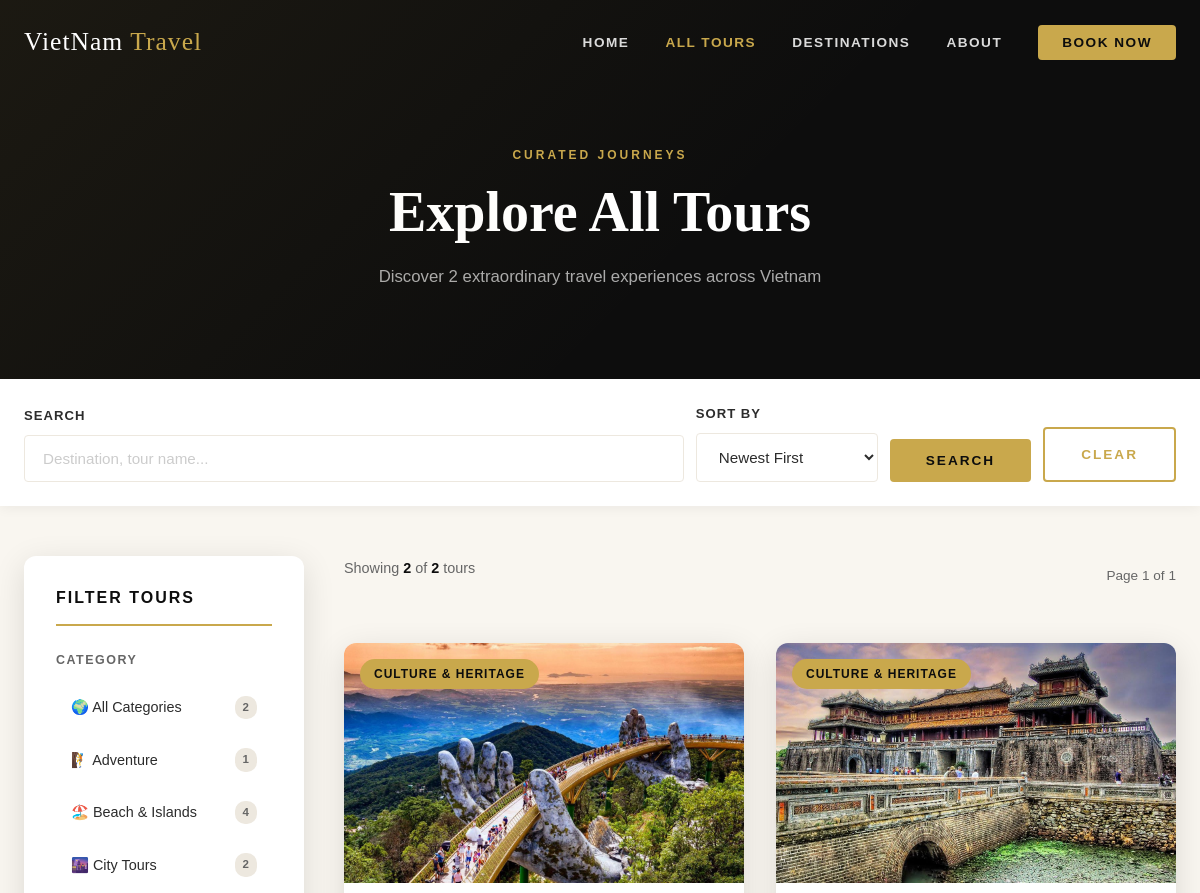
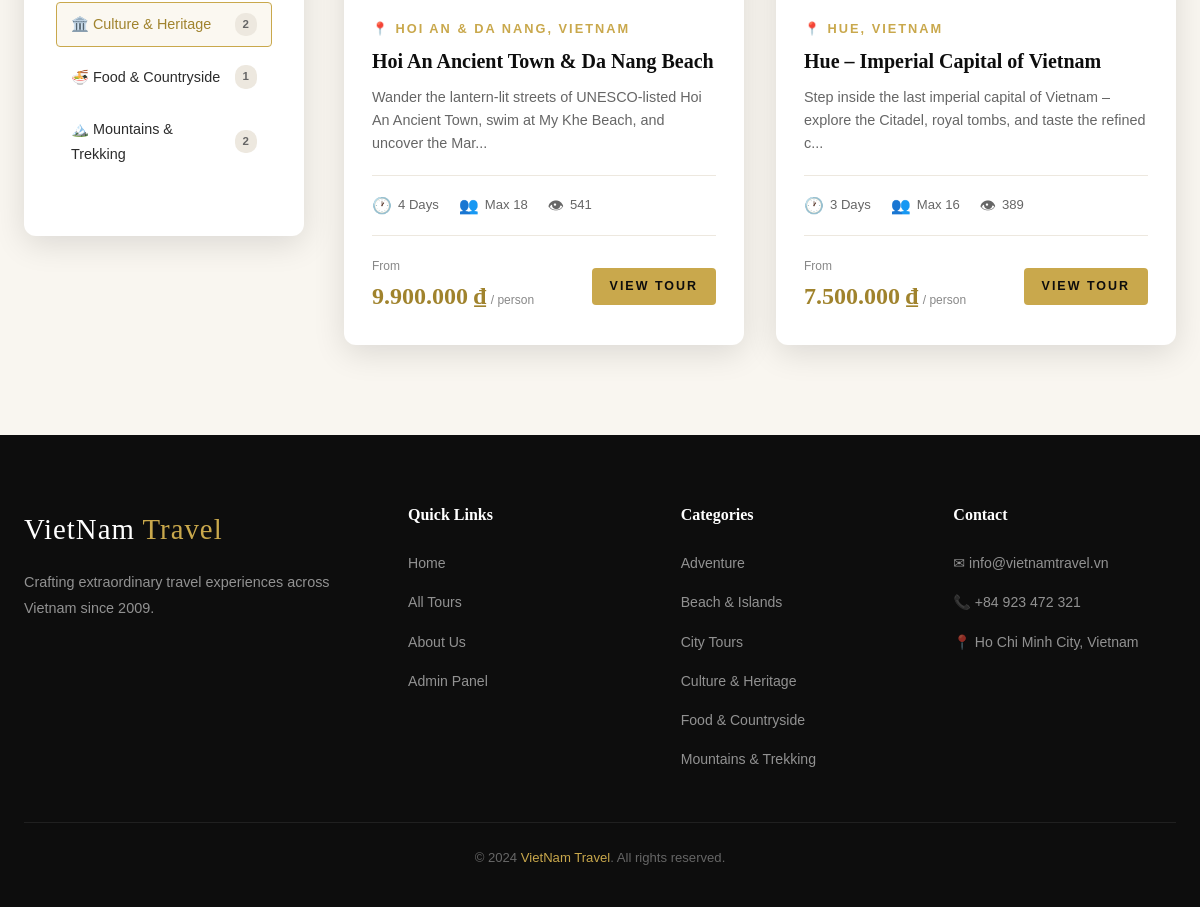
The page /tours.php?category=3 on the database its author committed (2 pictures, top to bottom).
### tables this page shows
CREATE TABLE IF NOT EXISTS categories (
    id          INT AUTO_INCREMENT PRIMARY KEY,
    name        VARCHAR(100) NOT NULL UNIQUE,
    slug        VARCHAR(100) NOT NULL UNIQUE,
    description TEXT,
    icon        VARCHAR(10) DEFAULT '✈️',
    created_at  TIMESTAMP DEFAULT CURRENT_TIMESTAMP
);

CREATE TABLE IF NOT EXISTS tours (
    id           INT AUTO_INCREMENT PRIMARY KEY,
    title        VARCHAR(255) NOT NULL,
    slug         VARCHAR(255) NOT NULL UNIQUE,
    description  TEXT NOT NULL,
    content      TEXT,
    price        BIGINT NOT NULL DEFAULT 0,
    duration     INT NOT NULL DEFAULT 1,
    max_people   INT NOT NULL DEFAULT 10,
    destination  VARCHAR(255) NOT NULL,
    category_id  INT NOT NULL,
    image_url    VARCHAR(255),
    status       ENUM('active','inactive') DEFAULT 'active',
    views        INT DEFAULT 0,
    created_at   TIMESTAMP DEFAULT CURRENT_TIMESTAMP,
    updated_at   TIMESTAMP DEFAULT CURRENT_TIMESTAMP ON UPDATE CURRENT_TIMESTAMP,
    FOREIGN KEY (category_id) REFERENCES categories(id) ON DELETE CASCADE
);

### includes/db-connect.php (called while the page is built, shortened)
<?php
function img_url($path) {
    $path = ltrim($path, '/');
    return htmlspecialchars($path);
}

### tours.php (the view, shortened to what this page needs)
<?php
include 'includes/db-connect.php';
$search    = isset($_GET['search'])    ? trim($_GET['search'])    : '';
$cat_id    = isset($_GET['category'])  ? (int)$_GET['category']   : 0;
$sort      = isset($_GET['sort'])      ? trim($_GET['sort'])       : 'newest';
$per_page     = 6;
$current_page = max(1, isset($_GET['page']) ? (int)$_GET['page'] : 1);
$where = "WHERE t.status = 'active'";
if ($cat_id > 0)       $where .= " AND t.category_id = $cat_id";
$order = "t.created_at DESC";
$total_row   = mysqli_fetch_assoc(mysqli_query($conn, "SELECT COUNT(*) as total FROM tours t JOIN categories c ON t.category_id = c.id $where"));
$total       = $total_row['total'];
$total_pages = max(1, ceil($total / $per_page));
$offset      = ($current_page - 1) * $per_page;
$result      = mysqli_query($conn, "SELECT t.*, c.name as cat_name FROM tours t JOIN categories c ON t.category_id = c.id $where ORDER BY $order LIMIT $per_page OFFSET $offset");
$cat_result  = mysqli_query($conn, "SELECT id, name, icon FROM categories ORDER BY name");
function buildQuery($extra = [])
{
    $base = $_GET;
    unset($base['page']);
    return http_build_query(array_merge($base, $extra));
}
?>
<!DOCTYPE html>
<html lang="en">
<head>
    <link rel="stylesheet" href="css/style.css">
</head>
<body>
    <?php include 'includes/navbar.php'; ?>
    <div class="page-hero">
        <div class="container">
            <span class="section-label">Curated Journeys</span>
            <h1>Explore All Tours</h1>
            <p>Discover <?php echo $total; ?> extraordinary travel experiences across Vietnam</p>
        </div>
    </div>
    <div style="background:var(--white);padding:24px 0;box-shadow:0 2px 12px rgba(0,0,0,0.06);">
        <div class="container">
            <form method="GET" action="tours.php" style="display:flex;gap:12px;flex-wrap:wrap;align-items:flex-end;">
                <div class="form-group" style="margin:0;flex:1;min-width:200px;">
                    <label>Search</label>
                    <input type="text" name="search" class="form-control" placeholder="Destination, tour name..." value="<?php echo htmlspecialchars($search); ?>">
                </div>
                <div class="form-group" style="margin:0;min-width:180px;">
                    <label>Sort By</label>
                    <select name="sort" class="form-control">
                        <option value="newest"     <?php echo $sort==='newest'     ?'selected':''; ?>>Newest First</option>
                    </select>
                </div>
                <button type="submit" class="btn btn-gold">Search</button>
                <?php if (!empty($search) || $cat_id || $sort !== 'newest'): ?>
                    <a href="tours.php" class="btn btn-outline">Clear</a>
                <?php endif; ?>
            </form>
        </div>
    </div>
    <section class="section" style="padding-top:50px;">
        <div class="container">
            <div class="tours-layout">
                <aside class="filter-sidebar">
                    <h3>Filter Tours</h3>
                    <div class="filter-section">
                        <div class="filter-section-title">Category</div>
                        <ul class="category-filter-list">
                            <li>
                                <a href="tours.php?<?php echo buildQuery(['category' => '']); ?>" class="<?php echo !$cat_id ? 'active' : ''; ?>">
                                    🌍 All Categories <span class="cat-count-badge"><?php echo $total; ?></span>
                                </a>
                            </li>
                            <?php
                            mysqli_data_seek($cat_result, 0);
                            while ($cat = mysqli_fetch_assoc($cat_result)):
                                $cn = mysqli_fetch_assoc(mysqli_query($conn, "SELECT COUNT(*) as n FROM tours WHERE category_id={$cat['id']} AND status='active'"));
                            ?>
                                <li>
                                    <a href="tours.php?<?php echo buildQuery(['category' => $cat['id']]); ?>" class="<?php echo $cat_id == $cat['id'] ? 'active' : ''; ?>">
                                        <?php echo $cat['icon']; ?> <?php echo htmlspecialchars($cat['name']); ?>
                                        <span class="cat-count-badge"><?php echo $cn['n']; ?></span>
                                    </a>
                                </li>
                            <?php endwhile; ?>
                        </ul>
                    </div>
                </aside>
                <div>
                    <div class="results-header">
                        <p class="results-count">
                            Showing <strong><?php echo min($per_page, max(0, $total - $offset)); ?></strong> of <strong><?php echo $total; ?></strong> tours
                        </p>
                        <span style="font-size:0.85rem;color:var(--text-light);">Page <?php echo $current_page; ?> of <?php echo $total_pages; ?></span>
                    </div>
                    <?php if ($total > 0): ?>
                        <div class="tours-grid">
                            <?php while ($tour = mysqli_fetch_assoc($result)): ?>
                                <div class="tour-card">
                                    <div class="tour-card-image">
                                        <img src="<?php echo img_url($tour['image_url']); ?>" alt="<?php echo htmlspecialchars($tour['title']); ?>" loading="lazy">
                                        <span class="tour-card-badge"><?php echo htmlspecialchars($tour['cat_name']); ?></span>
                                    </div>
                                    <div class="tour-card-body">
                                        <div class="tour-card-destination">📍 <?php echo htmlspecialchars($tour['destination']); ?></div>
                                        <h3 class="tour-card-title"><?php echo htmlspecialchars($tour['title']); ?></h3>
                                        <p class="tour-card-excerpt"><?php echo substr(htmlspecialchars($tour['description']), 0, 110) . '...'; ?></p>
                                        <div class="tour-card-meta">
                                            <div class="tour-meta-item"><span class="icon">🕐</span><?php echo $tour['duration']; ?> Days</div>
                                            <div class="tour-meta-item"><span class="icon">👥</span>Max <?php echo $tour['max_people']; ?></div>
                                            <div class="tour-meta-item"><span class="icon">👁</span><?php echo number_format($tour['views']); ?></div>
                                        </div>
                                        <div class="tour-card-footer">
                                            <div class="tour-price">
                                                <span class="from">From</span>
                                                <span class="amount"><?php echo number_format($tour['price'], 0, ',', '.'); ?> ₫</span>
                                                <span class="per">/ person</span>
                                            </div>
                                            <a href="tour-detail.php?id=<?php echo $tour['id']; ?>" class="btn btn-gold btn-sm">View Tour</a>
                                        </div>
                                    </div>
                                </div>
                            <?php endwhile; ?>
                        </div>
                    <?php endif; ?>
                </div>
            </div>
        </div>
    </section>
    <?php include 'includes/footer.php'; ?>
</body>
</html>

### includes/footer.php (shortened to what this page needs)
<?php
$footer_cats = mysqli_query($conn, "SELECT name, slug FROM categories ORDER BY name LIMIT 6");
?>
<footer class="footer">
    <div class="container">
        <div class="footer-grid">
            <div class="footer-brand">
                <a href="index.php" class="nav-logo">VietNam <span>Travel</span></a>
                <p>Crafting extraordinary travel experiences across Vietnam since 2009.</p>
            </div>
            <div>
                <h4 class="footer-heading">Quick Links</h4>
                <ul class="footer-links">
                    <li><a href="index.php">Home</a></li>
                    <li><a href="tours.php">All Tours</a></li>
                    <li><a href="index.php#why-us">About Us</a></li>
                    <li><a href="admin-tours.php">Admin Panel</a></li>
                </ul>
            </div>
            <div>
                <h4 class="footer-heading">Categories</h4>
                <ul class="footer-links">
                    <?php while ($fc = mysqli_fetch_assoc($footer_cats)): ?>
                    <li><a href="category.php?slug=<?php echo $fc['slug']; ?>"><?php echo htmlspecialchars($fc['name']); ?></a></li>
                    <?php endwhile; ?>
                </ul>
            </div>
            <div>
                <h4 class="footer-heading">Contact</h4>
                <ul class="footer-links">
                    <li><a href="#">✉ info@vietnamtravel.vn</a></li>
                    <li><a href="#">📞 +84 923 472 321</a></li>
                    <li><a href="#">📍 Ho Chi Minh City, Vietnam</a></li>
                </ul>
            </div>
        </div>
        <div class="footer-bottom">
            <p>&copy; 2024 <span>VietNam Travel</span>. All rights reserved.</p>
        </div>
    </div>
</footer>

### tours.php (style rules this page uses)
.tours-layout { display: grid; grid-template-columns: 280px 1fr; gap: 40px; align-items: start; }
.filter-sidebar { background: var(--white); border-radius: var(--radius-lg); padding: 32px; box-shadow: var(--shadow); position: sticky; top: 100px; }
.filter-sidebar h3 { font-size: 1rem; letter-spacing: 2px; text-transform: uppercase; font-family: var(--font-body); font-weight: 700; color: var(--dark); margin-bottom: 24px; padding-bottom: 16px; border-bottom: 2px solid var(--gold); }
.filter-section { margin-bottom: 28px; }
.filter-section-title { font-size: 0.78rem; letter-spacing: 1.5px; text-transform: uppercase; font-weight: 700; color: var(--text-light); margin-bottom: 14px; }
.category-filter-list { list-style: none; }
.category-filter-list li { margin-bottom: 8px; }
.category-filter-list a { display: flex; align-items: center; gap: 10px; padding: 9px 14px; border-radius: var(--radius); color: var(--text); font-size: 0.9rem; font-weight: 500; transition: var(--transition); border: 1px solid transparent; }
.category-filter-list a:hover, .category-filter-list a.active { background: rgba(201, 168, 76, 0.08); border-color: var(--gold); color: var(--gold-dark); }
.cat-count-badge { margin-left: auto; background: var(--light-2); color: var(--text-light); font-size: 0.72rem; padding: 2px 8px; border-radius: 10px; font-weight: 600; }
.results-header { display: flex; align-items: center; justify-content: space-between; margin-bottom: 28px; flex-wrap: wrap; gap: 12px; }
.results-count { font-size: 0.9rem; color: var(--text-light); }
.results-count strong { color: var(--dark); }

### rows shown on the page
categories: icon "🧗", name "Adventure", n "1"
categories: icon "🏖️", name "Beach & Islands", n "4"
categories: icon "🌆", name "City Tours", n "2"
categories: icon "🏛️", name "Culture & Heritage", n "2"
categories: icon "🍜", name "Food & Countryside", n "1"
categories: icon "🏔️", name "Mountains & Trekking", n "2"
tours: image_url (picture), category.name "CULTURE & HERITAGE", destination "HOI AN & DA NANG, VIETNAM", title "Hoi An Ancient Town & Da Nang Beach", description "Wander the lantern-lit streets of UNESCO-listed Hoi An Ancient Town, swim at My Khe Beach, and uncover the Mar", duration "4", max_people "18", views "541", price "9.900.000"
tours: image_url (picture), category.name "CULTURE & HERITAGE", destination "HUE, VIETNAM", title "Hue – Imperial Capital of Vietnam", description "Step inside the last imperial capital of Vietnam – explore the Citadel, royal tombs, and taste the refined c", duration "3", max_people "16", views "389", price "7.500.000"

### other values the page prints
$total "2"
min($per_page, max(0, $total - $offset)) "2"
$current_page "1"
$total_pages "1"
